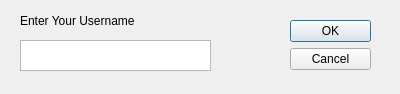
<?xml version="1.0" encoding="UTF-8"?>
<ui version="4.0">
 <class>Dialog</class>
 <widget class="QDialog" name="Dialog">
  <property name="geometry">
   <rect>
    <x>0</x>
    <y>0</y>
    <width>400</width>
    <height>94</height>
   </rect>
  </property>
  <property name="windowTitle">
   <string>Dialog</string>
  </property>
  <widget class="QDialogButtonBox" name="buttonBox">
   <property name="geometry">
    <rect>
     <x>290</x>
     <y>20</y>
     <width>81</width>
     <height>241</height>
    </rect>
   </property>
   <property name="orientation">
    <enum>Qt::Vertical</enum>
   </property>
   <property name="standardButtons">
    <set>QDialogButtonBox::Cancel|QDialogButtonBox::Ok</set>
   </property>
  </widget>
  <widget class="QLabel" name="label">
   <property name="geometry">
    <rect>
     <x>20</x>
     <y>10</y>
     <width>161</width>
     <height>21</height>
    </rect>
   </property>
   <property name="text">
    <string>Enter Your Username</string>
   </property>
  </widget>
  <widget class="QTextEdit" name="textEdit">
   <property name="geometry">
    <rect>
     <x>20</x>
     <y>40</y>
     <width>191</width>
     <height>31</height>
    </rect>
   </property>
  </widget>
 </widget>
 <resources/>
 <connections>
  <connection>
   <sender>buttonBox</sender>
   <signal>accepted()</signal>
   <receiver>Dialog</receiver>
   <slot>accept()</slot>
   <hints>
    <hint type="sourcelabel">
     <x>248</x>
     <y>254</y>
    </hint>
    <hint type="destinationlabel">
     <x>157</x>
     <y>274</y>
    </hint>
   </hints>
  </connection>
  <connection>
   <sender>buttonBox</sender>
   <signal>rejected()</signal>
   <receiver>Dialog</receiver>
   <slot>reject()</slot>
   <hints>
    <hint type="sourcelabel">
     <x>316</x>
     <y>260</y>
    </hint>
    <hint type="destinationlabel">
     <x>286</x>
     <y>274</y>
    </hint>
   </hints>
  </connection>
 </connections>
</ui>
